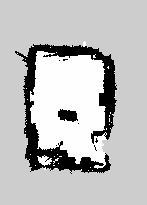
#> input picture MLaNpy/tests/lovot_map/2d_map/map.pgm, 147 x 205 px
$ python match_images.py ../tests/lovot_map/2d_map/map.pgm ../tests/lovot_map/2d_map/map.pgm
#> lines starting #> are read from the running program, lines starting #| are printed output that depends on the picture
import argparse

import cv2
import numpy as np


def parse_args():
    parser = argparse.ArgumentParser(description="feature point matches between two images")
    parser.add_argument('imga', help='file path to image a')
    parser.add_argument('imgb', help='file path to image b')
    parser.add_argument('--out', help='file path of output')
    parser.add_argument('--scale-ratio', type=float, default=2.4, help='resize scale ratio')
    parser.add_argument('--ratio-th', type=float, default=0.7,
                        help='threshold of distance ratio to second matches to determine as good.')
    args = parser.parse_args()
    return args


def match_images(img_a, img_b, ratio_th=0.7):
    detector = cv2.BRISK_create()

    gray1 = cv2.cvtColor(img_a, cv2.COLOR_BGR2GRAY)
    gray2 = cv2.cvtColor(img_b, cv2.COLOR_BGR2GRAY)

    kp1, des1 = detector.detectAndCompute(gray1, None)
    kp2, des2 = detector.detectAndCompute(gray2, None)

    # BFMatcher with default params
    bf = cv2.BFMatcher()
    matches = bf.knnMatch(des1, des2, k=2)

    # Apply ratio test
    good = []
    for m, n in matches:
        if m.distance < ratio_th * n.distance:
            good.append([m])

    matchesMask = extract_inliers(kp1, kp2, good)

    # cv2.drawMatchesKnn expects list of lists as matches.
    matches_img = cv2.drawMatchesKnn(img_a, kp1, img_b, kp2, good, None,
                                     flags=2,
                                     matchesMask=matchesMask)

    scale = 2
    image_size = (int(matches_img.shape[1] / scale), int(matches_img.shape[0] / scale))
    matches_img = cv2.resize(matches_img, image_size)

    cv2.imshow('match', matches_img)
    cv2.waitKey(0)

    return matches_img


def extract_inliers(kp_a, kp_b, matches):
    src_pts = np.float32([kp_a[m[0].queryIdx].pt for m in matches]).reshape(-1, 1, 2)
    dst_pts = np.float32([kp_b[m[0].trainIdx].pt for m in matches]).reshape(-1, 1, 2)

    M, mask = cv2.findHomography(src_pts, dst_pts, cv2.RANSAC, 5.0)
    print(M)
    matchesMask = mask.tolist()
    return matchesMask


def run():
    args = parse_args()

    img_a = cv2.imread(args.imga)
#> img_a is the input picture: shape (205, 147, 3); min 0, max 254, mean 189.6
    image_size = (int(img_a.shape[1] / args.scale_ratio), int(img_a.shape[0] / args.scale_ratio))
#> image_size = (61, 85)
    img_a = cv2.resize(img_a, image_size)
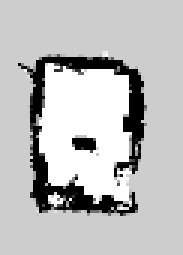
#> img_a: shape (85, 61, 3) (shown 3 times larger); min 0, max 254, mean 189.8

    img_b = cv2.imread(args.imgb)
    image_size = (int(img_b.shape[1] / args.scale_ratio), int(img_b.shape[0] / args.scale_ratio))
    img_b = cv2.resize(img_b, image_size)

    output = match_images(img_a, img_b, args.ratio_th)
#> in match_images, `kp1, des1 = detector.detectAndCompute(gray1, None)`: kp1 = 34 keypoints; strongest (x, y, size): (25, 47, 13.2), (25, 46, 12), (30, 47, 15.5), (32, 66, 10.3)
#> in match_images, `kp2, des2 = detector.detectAndCompute(gray2, None)`: kp2 has the same summary as kp1
#> in match_images, `matches = bf.knnMatch(des1, des2, k=2)`: matches = 34 matches
#> the loop in match_images, `for m, n in matches:` made 34 passes
#> in extract_inliers, `src_pts = np.float32([kp_a[m[0].queryIdx].pt for m in matches]).reshap..`: src_pts = 34 rows, first 8: [18.96, 18], [34.29, 18.48], [33.34, 18.56], [39.35, 20.18], [19, 22], [23.03, 22.97], [26.15, 23.4], [28.98, 23.02]
#> in extract_inliers, `dst_pts = np.float32([kp_b[m[0].trainIdx].pt for m in matches]).reshap..`: dst_pts has the same summary as src_pts
#> in extract_inliers, `M, mask = cv2.findHomography(src_pts, dst_pts, cv2.RANSAC, 5.0)`: M = [[1, -1.12e-15, 8.65e-14], [-1.08e-16, 1, 5.49e-14], [-1.1e-17, -3.69e-17, 1]]; mask = 34 values from 1 to 1
#| [[ 1.00000000e+00 -1.12348665e-15  8.65131299e-14]
#|  [-1.07570095e-16  1.00000000e+00  5.49212964e-14]
#|  [-1.10094284e-17 -3.69366677e-17  1.00000000e+00]]
#> in extract_inliers, `matchesMask = mask.tolist()`: matchesMask = 34 items, first 6: [1], [1], [1], [1], [1], [1]
#> in match_images, `matches_img = cv2.drawMatchesKnn(img_a, kp1, img_b, kp2, good, None, f..`:
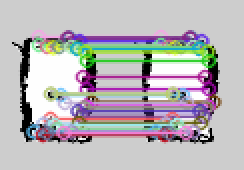
#> matches_img: shape (85, 122, 3) (shown 2 times larger); mean B, G, R 184.5, 180.9, 184.4
#> in match_images, `matches_img = cv2.resize(matches_img, image_size)`:
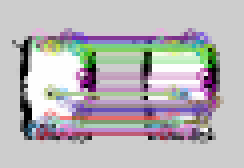
#> matches_img: shape (42, 61, 3) (shown 4 times larger); mean B, G, R 184.5, 181.6, 185

    if args.out:
        cv2.imwrite(args.out, output)


if __name__ == '__main__':
    run()
